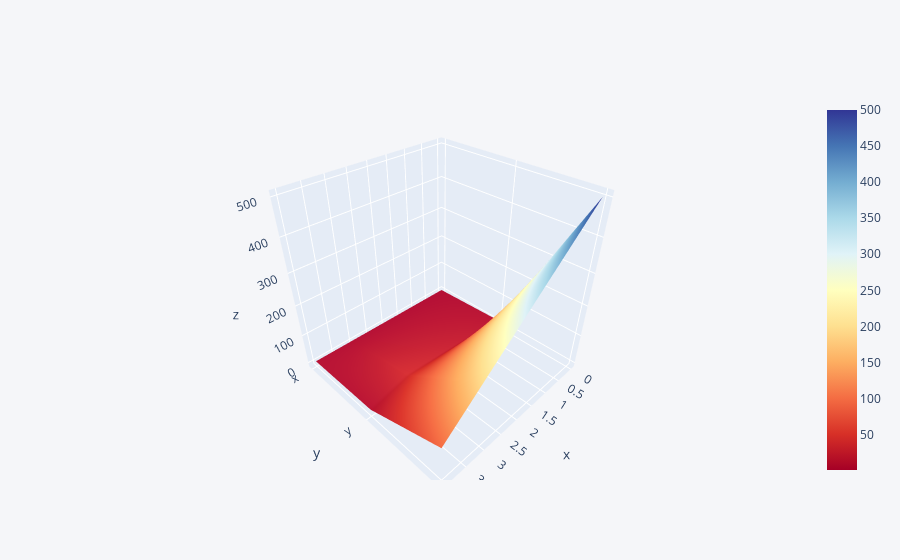

Notebook source saved alongside this figure:
### Code cell
df3 = pd.DataFrame({'x':[1,2,3,4,5],'y':[10,20,30,40,10],'z':[500,400,300,200,100]})
df3.iplot(kind='surface',colorscale='rdylbu')

### Figure 1 — Plotly figure (JSON) as saved in the notebook; plotly's stock layout.template omitted (floating-point values rounded to 4 significant figures)
{"data": [{"colorscale": [[0, "rgb(165,0,38)"], [0.1, "rgb(215,48,39)"], [0.2, "rgb(244,109,67)"], [0.3, "rgb(253,174,97)"], [0.4, "rgb(254,224,144)"], [0.5, "rgb(255,255,191)"], [0.6, "rgb(224,243,248)"], [0.7, "rgb(171,217,233)"], [0.8, "rgb(116,173,209)"], [0.9, "rgb(69,117,180)"], [1, "rgb(49,54,149)"]], "type": "surface", "x": [0, 1, 2, 3, 4], "y": ["x", "y", "z"], "z": [[1, 2, 3, 4, 5], [10, 20, 30, 40, 10], [500, 400, 300, 200, 100]]}], "layout": {"legend": {"bgcolor": "#F5F6F9", "font": {"color": "#4D5663"}}, "paper_bgcolor": "#F5F6F9", "plot_bgcolor": "#F5F6F9", "title": {"font": {"color": "#4D5663"}}, "xaxis": {"gridcolor": "#E1E5ED", "showgrid": true, "tickfont": {"color": "#4D5663"}, "title": {"font": {"color": "#4D5663"}, "text": ""}, "zerolinecolor": "#E1E5ED"}, "yaxis": {"gridcolor": "#E1E5ED", "showgrid": true, "tickfont": {"color": "#4D5663"}, "title": {"font": {"color": "#4D5663"}, "text": ""}, "zerolinecolor": "#E1E5ED"}}}
